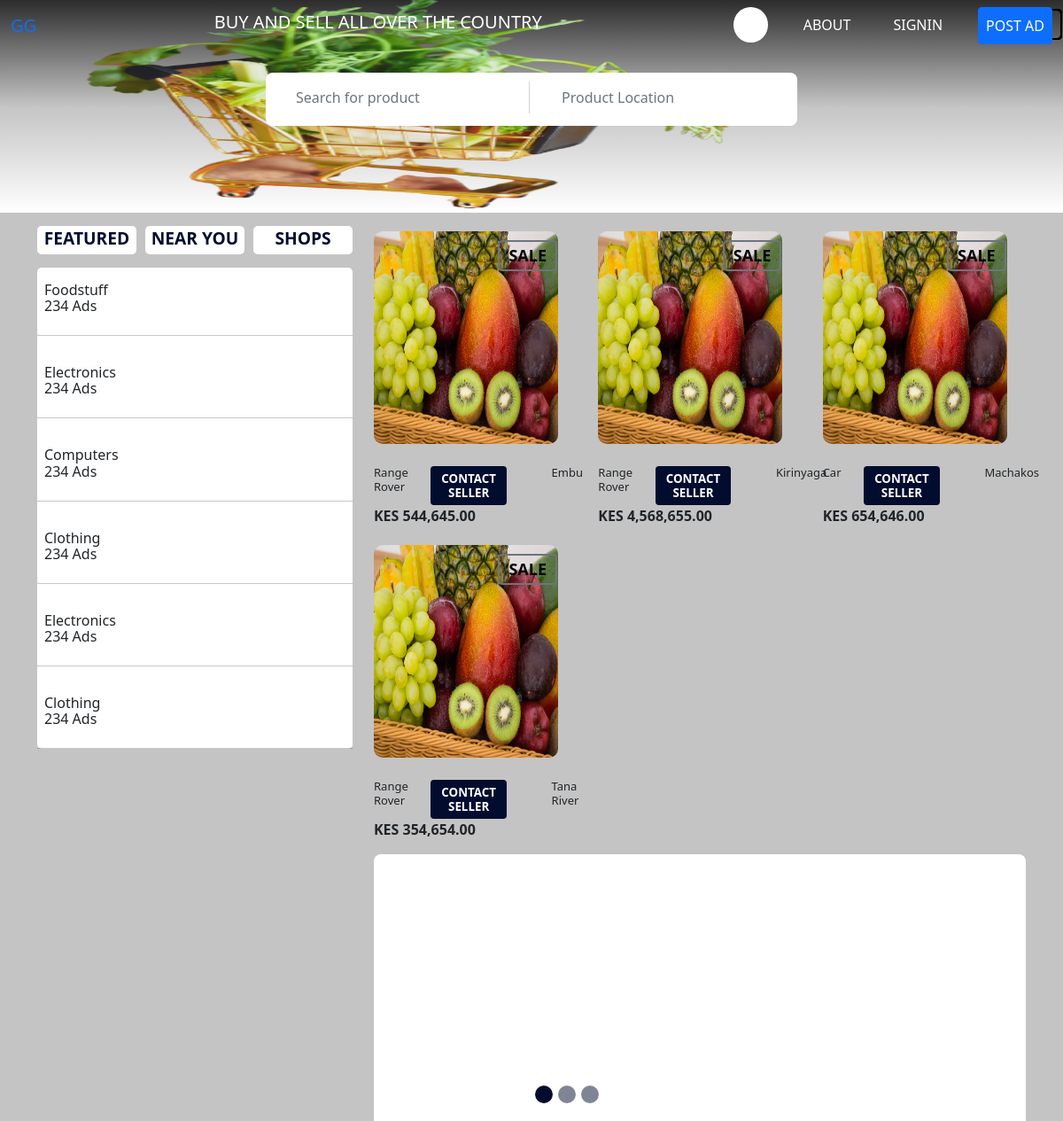
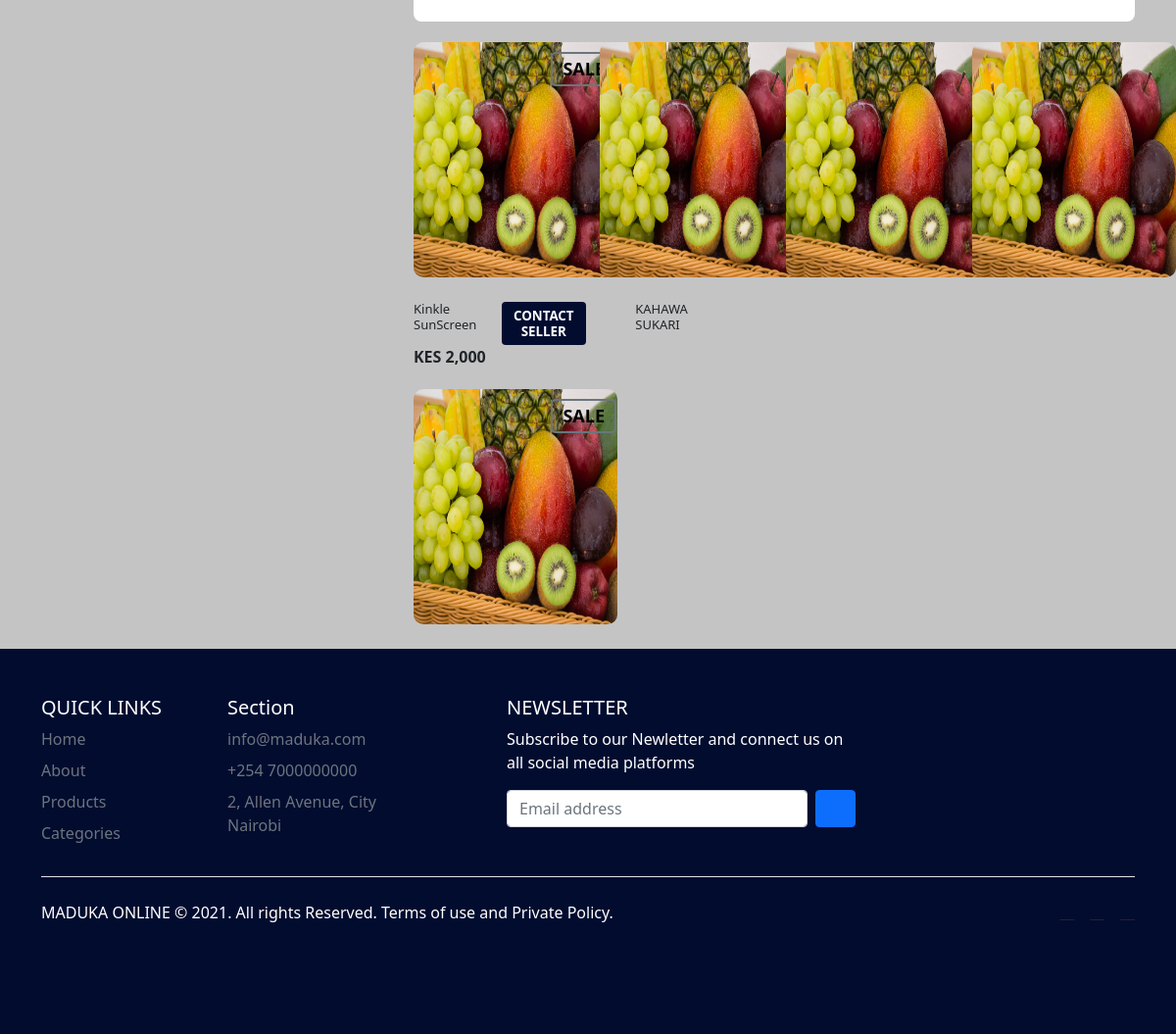
The page / on the database its author committed (2 pictures, top to bottom).
### shopapp/models.py (models this page shows)
class Product(models.Model):
    ad_title = models.CharField(max_length=200)
    category = models.ForeignKey(ProductCategory, on_delete=models.CASCADE)
    location = models.ForeignKey(Location, on_delete=models.CASCADE)
    description = models.CharField(max_length=200)
    price = models.DecimalField(max_digits=10, decimal_places=2)
    shop = models.ForeignKey(Shop, on_delete=models.CASCADE)
    def __str__(self):
        return self.ad_title

class Location(models.Model):
    name = models.CharField(max_length=200)
    def __str__(self):
        return self.name

### shopapp/views.py (the view)
# urls.py: 2. Add a URL to urlpatterns:  path('', views.home, name='home')
def home(request):
    products = Product.objects.all()
    print(products)
    context = {'products':products}
    return render(request, 'shopapp/home.html', context)

### shopapp/templates/shopapp/home.html (shortened to what this page needs)
{% extends 'shopapp/main.html' %}
{% load static %}
{% load humanize %}
{% block content %}
<div class="row">
  <div class="col-4">
    <div class="titles">
      <a href="#"><div class="featured">Featured</div></a>
      <a href="#"><div class="featured">Near you</div></a>
      <a href="#"><div class="featured">Shops</div></a>
    </div>
    <div class="cont">
      <div class="product-list">
        <div class="listing">
          <h4>Foodstuff</h4>
          <p>234 Ads</p>
        </div>
        <i class="icofont-rounded-right"></i>
      </div>
      <hr>
      <div class="product-list">
        <div class="listing">
          <h4>Electronics</h4>
          <p>234 Ads</p>
        </div>
        <i class="icofont-rounded-right"></i>
      </div>
      <hr>
      <div class="product-list">
        <div class="listing">
          <h4>Computers</h4>
          <p>234 Ads</p>
        </div>
        <i class="icofont-rounded-right"></i>
      </div>
      <hr>
      <div class="product-list">
        <div class="listing">
          <h4>Clothing</h4>
          <p>234 Ads</p>
        </div>
        <i class="icofont-rounded-right"></i>
      </div>
      <hr>
      <div class="product-list">
        <div class="listing">
          <h4>Electronics</h4>
          <p>234 Ads</p>
        </div>
        <i class="icofont-rounded-right"></i>
      </div>
      <hr>
      <div class="product-list">
        <div class="listing">
          <h4>Clothing</h4>
          <p>234 Ads</p>
        </div>
        <i class="icofont-rounded-right"></i>
      </div>
      <hr>
    </div>
  </div>
  <div class="col-8 me-0">
    <div class="row row-cols-4 product-g">
      {% for product in products %}
      <div class="col-md-4">
        <div class="pro-grid">
          <div class="pro-img">
            <a href="#">
              <img class="pics1" src="{% static 'shopapp/images/pro.jpg' %}" alt="">
            </a>
            <span class="product-new-label btn btn-outline-secondary">SALE</span>
            <span class="product-like"><i class="icofont-ui-love"></i></span>
          </div>
          <span class="product-new-label">New</span>
          <div class="details mt-0">
            <div class="ti">
              <h4>{{product.ad_title }}</h4>
            </div>
            <div class="contact-seller">
              <a class="btn btn-primary" href="#">CONTACT SELLER</a>
            </div>
            <div class="direction">
              <i class="icofont-location-pin"></i>
              <h4>{{ product.location }}</h4>
            </div>
          </div>
          <p class="price-tag">KES {{product.price|intcomma}}</p>
        </div>
      </div>
      {% endfor %}
    </div>
    <div class="promotion-slider">
      <div id="carouselExampleCaptions" class="carousel slide carousel-fade" data-bs-ride="carousel">
        <div class="carousel-indicators">
          <button type="button" data-bs-target="#carouselExampleCaptions" data-bs-slide-to="0" class="active" aria-current="true" aria-label="Slide 1"></button>
          <button type="button" data-bs-target="#carouselExampleCaptions" data-bs-slide-to="1" aria-label="Slide 2"></button>
          <button type="button" data-bs-target="#carouselExampleCaptions" data-bs-slide-to="2" aria-label="Slide 3"></button>
        </div>
        <div class="carousel-inner">
          <div class="carousel-item active">
            <img src="{% static 'shopapp/images/pro.jpg' %}" class="d-block " alt="...">
            <div class="carousel-caption d-none d-md-block">
              <h5>Chicken Inn </h5>
              <h5>-Thika Road Mall, Roysambu</h5>
              <p class="btn btn-primary">Visit Shop</p>
            </div>
          </div>
        </div>
      </div>
    </div>
    <div class="row row-cols-4 product-g">
      <div class="col">
        <div class="pro-grid">
          <div class="pro-img">
            <a href="#">
              <img class="pics1" src="{% static 'shopapp/images/pro.jpg' %}" alt="">
            </a>
            <span class="product-new-label btn btn-outline-secondary">SALE</span>
            <span class="product-like"><i class="icofont-ui-love"></i></span>
          </div>
          <span class="product-new-label">New</span>
          <div class="details mt-0">
            <div class="ti">
              <h4>Kinkle SunScreen</h4>
            </div>
            <div class="contact-seller">
              <a class="btn btn-primary" href="#">CONTACT SELLER</a>
            </div>
            <div class="direction">
              <i class="icofont-location-pin"></i>
              <h4>KAHAWA SUKARI</h4>
            </div>
          </div>
          <p class="price-tag">KES 2,000</p>
        </div>
      </div>
      <div class="col">
        <div class="pro-grid">
          <div class="pro-img">
            <a href="#">
              <img class="pics1" src="{% static 'shopapp/images/pro.jpg' %}" alt="">
            </a>
          </div>
          <span class="product-new-label">New</span>
        </div>
      </div>
      <div class="col">
        <div class="pro-grid">
          <div class="pro-img">
            <a href="#">
              <img class="pics1" src="{% static 'shopapp/images/pro.jpg' %}" alt="">
            </a>
          </div>
          <span class="product-new-label">New</span>
        </div>
      </div>
      <div class="col">
        <div class="pro-grid">
          <div class="pro-img">
            <a href="#">
              <img class="pics1" src="{% static 'shopapp/images/pro.jpg' %}" alt="">
            </a>
          </div>
          <span class="product-new-label">New</span>
        </div>
      </div>
      <div class="col">
        <div class="pro-grid">
          <div class="pro-img">
            <a href="#">
              <img class="pics1" src="{% static 'shopapp/images/pro.jpg' %}" alt="">
            </a>
            <span class="product-new-label btn btn-outline-secondary">SALE</span>
            <span class="product-like"><i class="icofont-ui-love"></i></span>
          </div>
        </div>
      </div>
    </div>
  </div>
</div>
{% endblock content %}

### shopapp/templates/shopapp/main.html (shortened to what this page needs)
{% load static %}
<!DOCTYPE html>
<html lang="en">
<head>
    <link href="https://cdn.jsdelivr.net/npm/bootstrap@5.0.2/dist/css/bootstrap.min.css" rel="stylesheet">
    <link rel="stylesheet" href="{% static 'shopapp/css/main.css' %}">
    <link rel="stylesheet" href="{% static 'shopapp/css/product.css' %}">
    <link rel="stylesheet" href="{% static 'shopapp/icofont/icofont.min.css' %}">
    <link rel="stylesheet" href="{% static 'shopapp/css/use.css' %}">
</head>
<body>
    <header class="header">
        <nav class="navbar navbar-expand-lg ">
            <div class="container-fluid">
              <a class="navbar-brand" href="#">GG</a>
              <div class="collapse navbar-collapse" id="navbarSupportedContent">
                <div class="navbar-nav me-auto ms-auto mb-2 mb-lg-0">
                  <h5>BUY AND SELL ALL OVER THE COUNTRY</h5>
                </div>
                <div class="d-flex btn-menu">
                    <ul class="navbar-nav me-auto mb-2 mb-lg-0">
                      <li class="nav-item coll">
                        <button class="nav-link btn btn-primary"><i class="icofont-search"></i></button>
                      </li>
                        <li class="nav-item">
                          <a class="nav-link " aria-current="page" href="{% url 'shopapp:about' %}">ABOUT</a>
                        </li>
                        <li class="nav-item">
                          <a class="nav-link" href="{% url 'shopusers:home' %}">SIGNIN</a>
                        </li>
                        <li class="nav-item">
                          <a class="btn btn-primary nav-link" href="{% url 'shopapp:multistepform' %}" tabindex="-1">POST AD</a>
                        </li>
                      </ul>
                </div>
              </div>
            </div>
          </nav>
          <div class="container mt-4 searcher">
            <div class="row">
              <div class="col">
                <input type="text" class="form-control st" placeholder="Search for product" aria-label="First name">
              </div>
              <div class="col">
                <input type="text" class="form-control" placeholder="Product Location" aria-label="Last name">
              </div>
            </div>
          </div>
    </header>
    <div class="main-con">
      <div class="container">
        {% block content %}{% endblock content %}
      </div>
    </div>
<div class="bottom-container">
  <div class="container">
    <footer class="py-5">
      <div class="row">
        <div class="col-2">
          <h5>QUICK LINKS</h5>
          <ul class="nav flex-column">
            <li class="nav-item mb-2"><a href="#" class="nav-link p-0 text-muted">Home</a></li>
            <li class="nav-item mb-2"><a href="#" class="nav-link p-0 text-muted">About</a></li>
            <li class="nav-item mb-2"><a href="#" class="nav-link p-0 text-muted">Products</a></li>
            <li class="nav-item mb-2"><a href="#" class="nav-link p-0 text-muted">Categories</a></li>
          </ul>
        </div>
        <div class="col-2">
          <h5>Section</h5>
          <ul class="nav flex-column">
            <li class="nav-item mb-2"><a href="#" class="nav-link p-0 text-muted">info@maduka.com</a></li>
            <li class="nav-item mb-2"><a href="#" class="nav-link p-0 text-muted">+254 7000000000</a></li>
            <li class="nav-item mb-2"><a href="#" class="nav-link p-0 text-muted">2, Allen Avenue, City Nairobi</a></li>
          </ul>
        </div>
        <div class="col-4 offset-1">
          <form>
            <h5>NEWSLETTER</h5>
            <p>Subscribe to our Newletter and connect us on all social media platforms</p>
            <div class="d-flex w-100 gap-2">
              <input id="newsletter1" type="text" class="form-control" placeholder="Email address">
              <button class="btn btn-primary" type="button"><i class="icofont-paper-plane"></i></button>
            </div>
          </form>
        </div>
      </div>
      <div class="d-flex justify-content-between py-4 my-4 border-top">
        <p>MADUKA ONLINE &copy; 2021. All rights Reserved. Terms of use and Private Policy.</p>
        <ul class="list-unstyled d-flex">
          <li class="ms-3"><a class="link-dark" href="#"><i class="icofont-twitter"></i></a></li>
          <li class="ms-3"><a class="link-dark" href="#"><i class="icofont-instagram"></i></a></li>
          <li class="ms-3"><a class="link-dark" href="#"><i class="icofont-facebook"></i></a></li>
        </ul>
      </div>
    </footer>
  </div>
</div>
</body>
</html>

### rows shown on the page
Product: ad_title "Range Rover", location "Embu", price "544,645.00"
Product: ad_title "Range Rover", location "Kirinyaga", price "4,568,655.00"
Product: ad_title "Car", location "Machakos", price "654,646.00"
Product: ad_title "Range Rover", location "Tana River", price "354,654.00"
